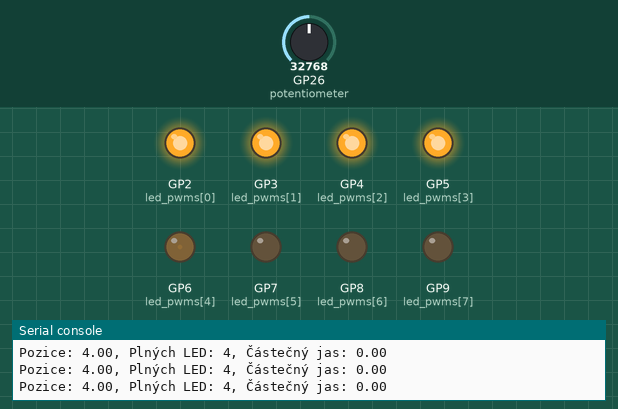
A program run on a simulated Raspberry Pi Pico running MicroPython. Shown: output pins drawn as LEDs (lit = HIGH), the last lines printed to the serial console. The test bench sets the inputs (shaded band); at power-on: GP26 (potentiometer) = 32768 (analog values on the 0–65535 scale).

Above: at 1.2 s.
1.3 s: GP26 (potentiometer) set to 45874
At 1.8 s:
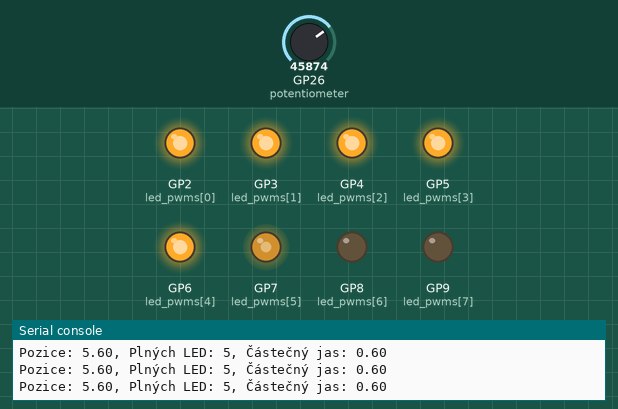
2.8 s: GP26 (potentiometer) set to 57670
At 3.9 s:
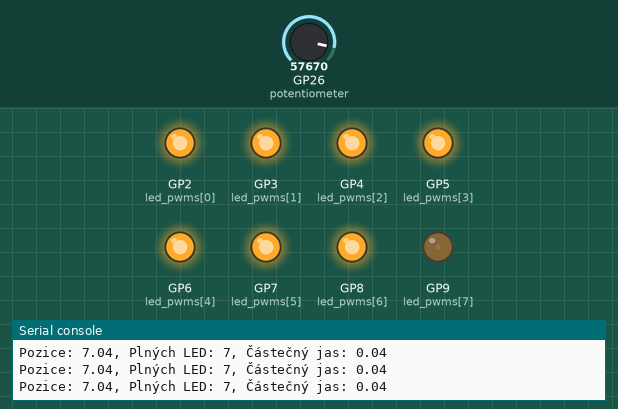
4.3 s: GP26 (potentiometer) set to 65535
At 5.3 s:
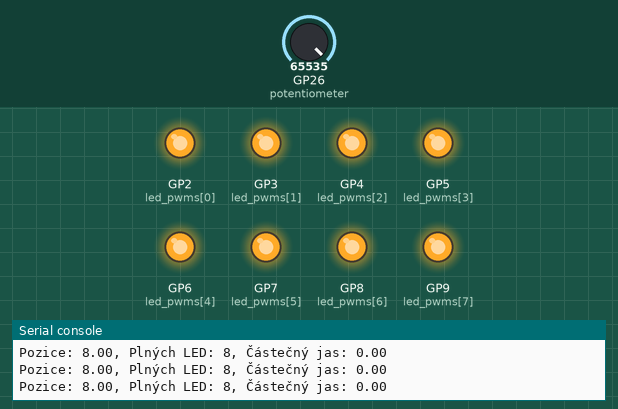
5.8 s: GP26 (potentiometer) set to 32767
At 6.2 s:
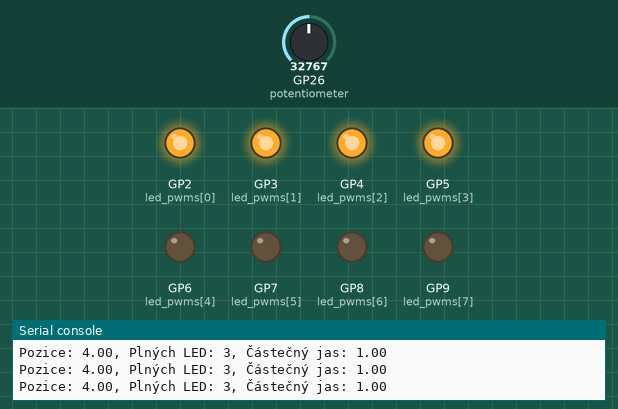
7.3 s: GP26 (potentiometer) set to 19660
At 7.6 s:
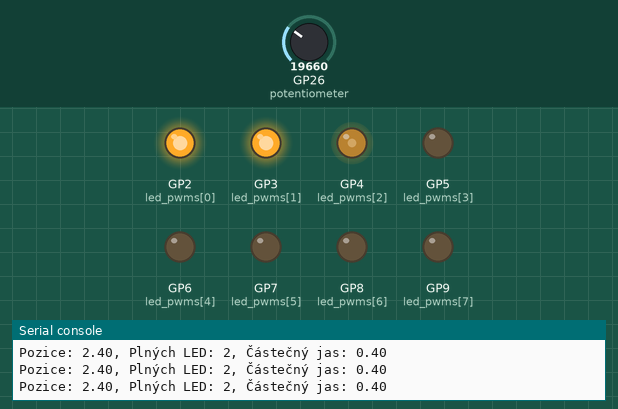
8.8 s: GP26 (potentiometer) set to 7864
At 9.7 s:
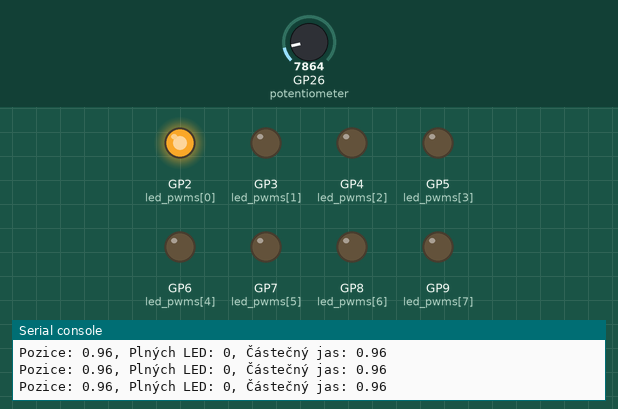
Timing chart, 0 to 11.3 s (numbered marks = the images above; inputs shaded):
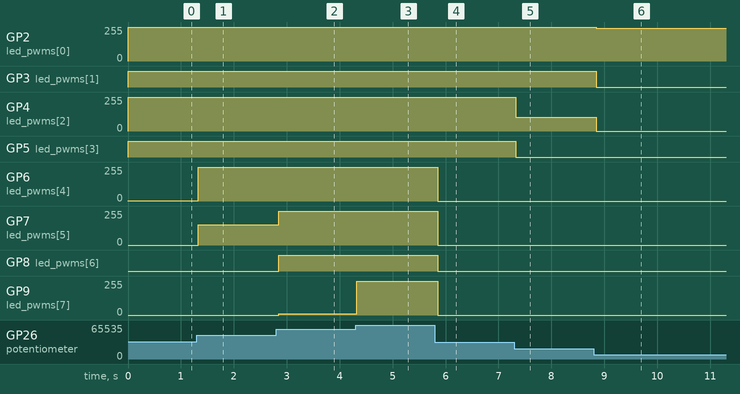

The program:

LED-jas-postupne_rozsveceni-potenciometr.py
```python
from machine import Pin, ADC, PWM
import time
potentiometer = ADC(Pin(26))

led_pwms = [PWM(Pin(i)) for i in range(2, 10)]
for pwm in led_pwms:
    pwm.freq(1000)

num_leds = len(led_pwms)

def led_counting_pwm():
    while True:

        pot_value = potentiometer.read_u16()
        exact_position = (pot_value / 65535) * num_leds
        full_leds = int(exact_position)
        partial_brightness = exact_position - full_leds

        for i, pwm in enumerate(led_pwms):
            if i < full_leds:
                pwm.duty_u16(65535)
            elif i == full_leds:
                pwm.duty_u16(int(partial_brightness * 65535))
            else:
                pwm.duty_u16(0)

        print(f"Pozice: {exact_position:.2f}, Plných LED: {full_leds}, Částečný jas: {partial_brightness:.2f}")

        time.sleep(0.05)

led_counting_pwm()
```

Measured:
- after the input at 1.3 s, GP6 (led_pwms[4]): 1/255 → 255/255 at once; GP7 (led_pwms[5]): 0/255 → 153/255 at once
- after the input at 2.8 s, GP7 (led_pwms[5]): 153/255 → 255/255 after 0.05 s; GP8 (led_pwms[6]): LOW → HIGH after 0.05 s; GP9 (led_pwms[7]): 0/255 → 10/255 after 0.05 s
- after the input at 4.3 s, GP9 (led_pwms[7]): 10/255 → 255/255 at once
- after the input at 5.8 s, GP6 (led_pwms[4]), GP7 (led_pwms[5]), GP9 (led_pwms[7]): 255/255 → 0/255 after 0.05 s; GP8 (led_pwms[6]): HIGH → LOW after 0.05 s
- after the input at 7.3 s, GP4 (led_pwms[2]): 255/255 → 102/255 at once; GP5 (led_pwms[3]): HIGH → LOW at once
- after the input at 8.8 s, GP2 (led_pwms[0]): 255/255 → 245/255 after 0.05 s; GP3 (led_pwms[1]): HIGH → LOW after 0.05 s; GP4 (led_pwms[2]): 102/255 → 0/255 after 0.05 s
